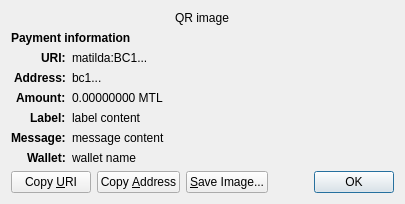
<?xml version="1.0" encoding="UTF-8"?>
<ui version="4.0">
 <class>ReceiveRequestDialog</class>
 <widget class="QDialog" name="ReceiveRequestDialog">
  <property name="geometry">
   <rect>
    <x>0</x>
    <y>0</y>
    <width>413</width>
    <height>229</height>
   </rect>
  </property>
  <property name="windowTitle">
   <string>Request payment to ...</string>
  </property>
  <layout class="QGridLayout" name="gridLayout" columnstretch="0,1">
   <property name="sizeConstraint">
    <enum>QLayout::SetFixedSize</enum>
   </property>
   <item row="0" column="0" colspan="2" alignment="Qt::AlignHCenter">
    <widget class="QRImageWidget" name="qr_code">
     <property name="text">
      <string notr="true">QR image</string>
     </property>
     <property name="textInteractionFlags">
      <set>Qt::NoTextInteraction</set>
     </property>
    </widget>
   </item>
   <item row="1" column="0" colspan="2">
    <widget class="QLabel" name="payment_header">
     <property name="font">
      <font>
       <weight>75</weight>
       <bold>true</bold>
      </font>
     </property>
     <property name="text">
      <string>Payment information</string>
     </property>
     <property name="textInteractionFlags">
      <set>Qt::NoTextInteraction</set>
     </property>
    </widget>
   </item>
   <item row="2" column="0" alignment="Qt::AlignRight|Qt::AlignTop">
    <widget class="QLabel" name="uri_tag">
     <property name="font">
      <font>
       <weight>75</weight>
       <bold>true</bold>
      </font>
     </property>
     <property name="text">
      <string notr="true">URI:</string>
     </property>
     <property name="textFormat">
      <enum>Qt::PlainText</enum>
     </property>
     <property name="textInteractionFlags">
      <set>Qt::NoTextInteraction</set>
     </property>
    </widget>
   </item>
   <item row="2" column="1" alignment="Qt::AlignTop">
    <widget class="QLabel" name="uri_content">
     <property name="text">
      <string notr="true">matilda:BC1...</string>
     </property>
     <property name="textFormat">
      <enum>Qt::RichText</enum>
     </property>
     <property name="wordWrap">
      <bool>true</bool>
     </property>
     <property name="textInteractionFlags">
      <set>Qt::TextSelectableByMouse</set>
     </property>
    </widget>
   </item>
   <item row="3" column="0" alignment="Qt::AlignRight|Qt::AlignTop">
    <widget class="QLabel" name="address_tag">
     <property name="font">
      <font>
       <weight>75</weight>
       <bold>true</bold>
      </font>
     </property>
     <property name="text">
      <string>Address:</string>
     </property>
     <property name="textInteractionFlags">
      <set>Qt::NoTextInteraction</set>
     </property>
    </widget>
   </item>
   <item row="3" column="1" alignment="Qt::AlignTop">
    <widget class="QLabel" name="address_content">
     <property name="text">
      <string notr="true">bc1...</string>
     </property>
     <property name="textFormat">
      <enum>Qt::PlainText</enum>
     </property>
     <property name="textInteractionFlags">
      <set>Qt::TextSelectableByMouse</set>
     </property>
    </widget>
   </item>
   <item row="4" column="0" alignment="Qt::AlignRight|Qt::AlignTop">
    <widget class="QLabel" name="amount_tag">
     <property name="font">
      <font>
       <weight>75</weight>
       <bold>true</bold>
      </font>
     </property>
     <property name="text">
      <string>Amount:</string>
     </property>
     <property name="textInteractionFlags">
      <set>Qt::NoTextInteraction</set>
     </property>
    </widget>
   </item>
   <item row="4" column="1" alignment="Qt::AlignTop">
    <widget class="QLabel" name="amount_content">
     <property name="text">
      <string notr="true">0.00000000 MTL</string>
     </property>
     <property name="textFormat">
      <enum>Qt::PlainText</enum>
     </property>
     <property name="textInteractionFlags">
      <set>Qt::TextSelectableByMouse</set>
     </property>
    </widget>
   </item>
   <item row="5" column="0" alignment="Qt::AlignRight|Qt::AlignTop">
    <widget class="QLabel" name="label_tag">
     <property name="font">
      <font>
       <weight>75</weight>
       <bold>true</bold>
      </font>
     </property>
     <property name="text">
      <string>Label:</string>
     </property>
     <property name="textInteractionFlags">
      <set>Qt::NoTextInteraction</set>
     </property>
    </widget>
   </item>
   <item row="5" column="1" alignment="Qt::AlignTop">
    <widget class="QLabel" name="label_content">
     <property name="text">
      <string notr="true">label content</string>
     </property>
     <property name="textFormat">
      <enum>Qt::PlainText</enum>
     </property>
     <property name="wordWrap">
      <bool>true</bool>
     </property>
     <property name="textInteractionFlags">
      <set>Qt::TextSelectableByMouse</set>
     </property>
    </widget>
   </item>
   <item row="6" column="0" alignment="Qt::AlignRight|Qt::AlignTop">
    <widget class="QLabel" name="message_tag">
     <property name="font">
      <font>
       <weight>75</weight>
       <bold>true</bold>
      </font>
     </property>
     <property name="text">
      <string>Message:</string>
     </property>
     <property name="textInteractionFlags">
      <set>Qt::NoTextInteraction</set>
     </property>
    </widget>
   </item>
   <item row="6" column="1" alignment="Qt::AlignTop">
    <widget class="QLabel" name="message_content">
     <property name="text">
      <string notr="true">message content</string>
     </property>
     <property name="textFormat">
      <enum>Qt::PlainText</enum>
     </property>
     <property name="wordWrap">
      <bool>true</bool>
     </property>
     <property name="textInteractionFlags">
      <set>Qt::TextSelectableByMouse</set>
     </property>
    </widget>
   </item>
   <item row="7" column="0" alignment="Qt::AlignRight|Qt::AlignTop">
    <widget class="QLabel" name="wallet_tag">
     <property name="font">
      <font>
       <weight>75</weight>
       <bold>true</bold>
      </font>
     </property>
     <property name="text">
      <string>Wallet:</string>
     </property>
     <property name="textInteractionFlags">
      <set>Qt::NoTextInteraction</set>
     </property>
    </widget>
   </item>
   <item row="7" column="1" alignment="Qt::AlignTop">
    <widget class="QLabel" name="wallet_content">
     <property name="text">
      <string notr="true">wallet name</string>
     </property>
     <property name="textFormat">
      <enum>Qt::PlainText</enum>
     </property>
     <property name="wordWrap">
      <bool>true</bool>
     </property>
     <property name="textInteractionFlags">
      <set>Qt::TextSelectableByMouse</set>
     </property>
    </widget>
   </item>
   <item row="8" column="0" colspan="2">
    <layout class="QHBoxLayout" name="horizontalLayout">
     <item>
      <widget class="QPushButton" name="btnCopyURI">
       <property name="text">
        <string>Copy &amp;URI</string>
       </property>
       <property name="autoDefault">
        <bool>false</bool>
       </property>
      </widget>
     </item>
     <item>
      <widget class="QPushButton" name="btnCopyAddress">
       <property name="text">
        <string>Copy &amp;Address</string>
       </property>
       <property name="autoDefault">
        <bool>false</bool>
       </property>
      </widget>
     </item>
     <item>
      <widget class="QPushButton" name="btnSaveAs">
       <property name="text">
        <string>&amp;Save Image...</string>
       </property>
       <property name="autoDefault">
        <bool>false</bool>
       </property>
      </widget>
     </item>
     <item>
      <spacer name="horizontalSpacer_2">
       <property name="orientation">
        <enum>Qt::Horizontal</enum>
       </property>
       <property name="sizeHint" stdset="0">
        <size>
         <width>40</width>
         <height>20</height>
        </size>
       </property>
      </spacer>
     </item>
     <item>
      <widget class="QDialogButtonBox" name="buttonBox">
       <property name="focusPolicy">
        <enum>Qt::StrongFocus</enum>
       </property>
       <property name="standardButtons">
        <set>QDialogButtonBox::Ok</set>
       </property>
      </widget>
     </item>
    </layout>
   </item>
  </layout>
 </widget>
 <customwidgets>
  <customwidget>
   <class>QRImageWidget</class>
   <extends>QLabel</extends>
   <header>qt/qrimagewidget.h</header>
  </customwidget>
 </customwidgets>
 <tabstops>
  <tabstop>buttonBox</tabstop>
  <tabstop>btnCopyURI</tabstop>
  <tabstop>btnCopyAddress</tabstop>
  <tabstop>btnSaveAs</tabstop>
 </tabstops>
 <resources/>
 <connections>
  <connection>
   <sender>buttonBox</sender>
   <signal>accepted()</signal>
   <receiver>ReceiveRequestDialog</receiver>
   <slot>accept()</slot>
   <hints>
    <hint type="sourcelabel">
     <x>135</x>
     <y>230</y>
    </hint>
    <hint type="destinationlabel">
     <x>135</x>
     <y>126</y>
    </hint>
   </hints>
  </connection>
 </connections>
</ui>
